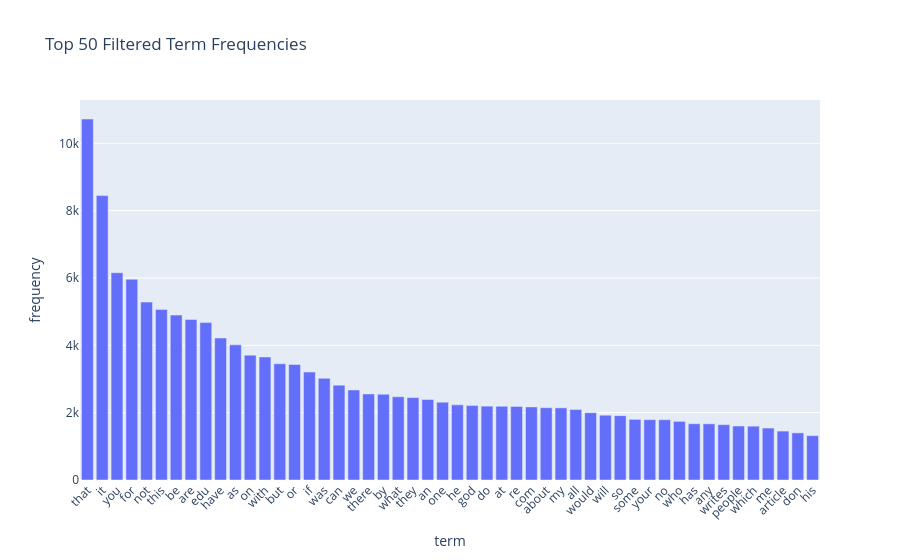

Notebook source saved alongside this figure:
### Markdown cell above
### >>> **Exercise 13 (take home):** 
The chart above only contains 300 vocabulary in the documents, and it's already computationally intensive to both compute and visualize. Can you efficiently reduce the number of terms you want to visualize as an exercise.

### Code cell
import plotly.express as px
from IPython.display import Image

#ffiltering items where it appears >=5 docs and <80% docs
doc_freq = np.array((X_counts > 0).sum(axis=0)).ravel()
mask = (doc_freq >= 5) & (doc_freq <= 0.8 * X_counts.shape[0])

#making df directly from filtered items
df_filtered = pd.DataFrame({
    'term': count_vect.get_feature_names_out()[mask],
    'frequency': np.asarray(term_frequencies)[mask]
})

#selecting top50 to plot
df_top50 = df_filtered.nlargest(50, 'frequency')
fig13 = px.bar(df_top50, x='term', y='frequency',
               title='Top 50 Filtered Term Frequencies')
fig13.update_layout(xaxis_tickangle=-45)
#show code is also hoverable in VS CODE. it shows only within vs code due to githib not being able to render px
fig13.show()

#    #shows on github but not hoverable
#    fig13.write_image("img/exercise13_top50.png")
#
#    #results for this can be viewed within this folder
#    Image("img/exercise13_top50.png")

### Figure 1 — Plotly figure (JSON) as saved in the notebook; plotly's stock layout.template omitted (floating-point values rounded to 4 significant figures)
{"data": [{"hovertemplate": "term=%{x}<br>frequency=%{y}<extra></extra>", "legendgroup": "", "marker": {"color": "#636efa", "pattern": {"shape": ""}}, "name": "", "orientation": "v", "showlegend": false, "textposition": "auto", "type": "bar", "x": ["that", "it", "you", "for", "not", "this", "be", "are", "edu", "have", "as", "on", "with", "but", "or", "if", "was", "can", "we", "there", "by", "what", "they", "an", "one", "he", "god", "do", "at", "re", "com", "about", "my", "all", "would", "will", "so", "some", "your", "no", "who", "has", "any", "writes", "people", "which", "me", "article", "don", "his"], "xaxis": "x", "y": [10723, 8447, 6157, 5962, 5285, 5063, 4898, 4769, 4675, 4218, 4015, 3709, 3655, 3453, 3432, 3208, 3020, 2818, 2674, 2556, 2548, 2472, 2448, 2393, 2312, 2232, 2216, 2193, 2191, 2186, 2172, 2148, 2143, 2093, 2000, 1925, 1912, 1802, 1793, 1791, 1742, 1671, 1669, 1645, 1604, 1599, 1543, 1453, 1400, 1318], "yaxis": "y"}], "layout": {"barmode": "relative", "legend": {"tracegroupgap": 0}, "title": {"text": "Top 50 Filtered Term Frequencies"}, "xaxis": {"anchor": "y", "domain": [0, 1], "tickangle": -45, "title": {"text": "term"}}, "yaxis": {"anchor": "x", "domain": [0, 1], "title": {"text": "frequency"}}}}
